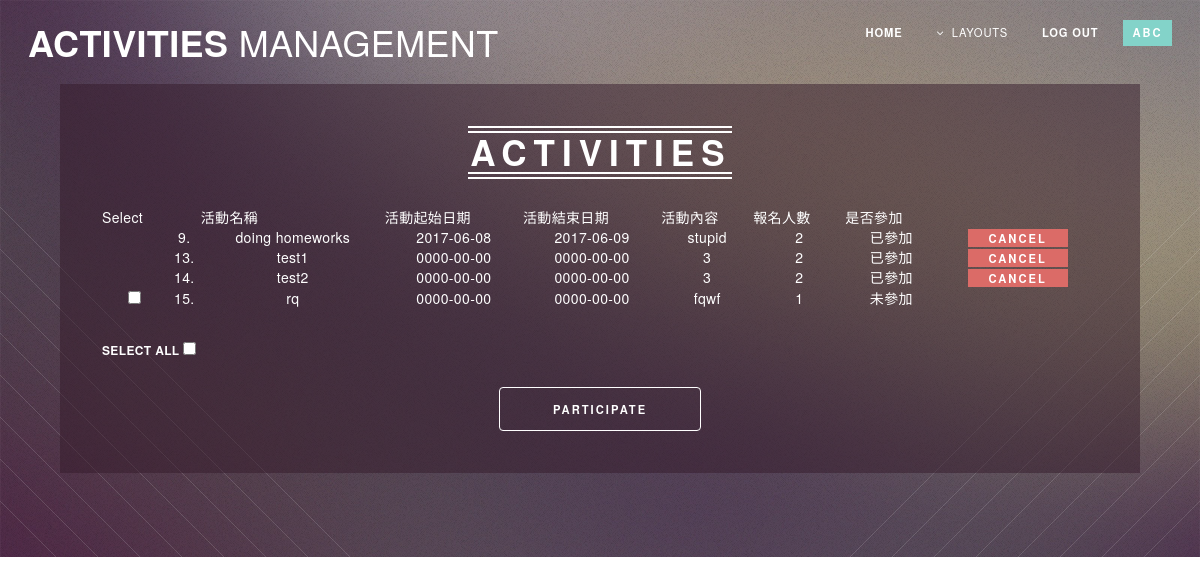
/activity.php (signed in), run on the app's committed database.
### tables this page shows
CREATE TABLE `activity` (
  `member_id` int(5) NOT NULL,
  `activity_name` text NOT NULL,
  `activity_startdate` date NOT NULL,
  `activity_enddate` date NOT NULL,
  `activity_id` int(100) NOT NULL,
  `activity_subscribe` varchar(200) NOT NULL
);

### activity.php (the view, shortened to what this page needs)
<!DOCTYPE HTML>
<html>
<head>
    <link rel="stylesheet" href="assets/css/main.css" />
    <link rel="stylesheet" type="text/css" href="bootstrap-3.3.5-dist/css/bootstrap.min.css"/>
</head>
<body class="index">
    <div id="page-wrapper">
        <?php include("menu.php"); ?>
        <section id="banner">
            <div class="inner">
                <header>
                    <h2>ACTIVITIES</h2>
                </header>
                <?php
                $host="127.0.0.1";
                $user="root";
                $pass="";
                $dbname="register";
                $db= new PDO("mysql::host=$host;dbname=$dbname",$user,$pass);
                $sql="select * from `activity`";
                $result=$db->query($sql);
                $result->setfetchmode(PDO::FETCH_ASSOC);
                ?>
                <form name="form" action="participate_checkbox.php" method="post" onsubmit="return participateConfirm();"/>
                    <table style="margin:auto;">
                        <thead>
                        <tr>
                            <th>Select</th>
                            <th> </th>
                            <th>活動名稱</th>
                            <th>活動起始日期</th>
                            <th>活動結束日期</th>
                            <th>活動內容</th>
                            <th>報名人數</th>
                            <th>是否參加</th>
                            <th></th>
                        </tr>
                        </thead>
                        <?php
                        while( $row=$result->fetch())
                        {
                            $sql="SELECT *  FROM user_activity WHERE activity_id =".$row['activity_id'];
                            $column_count=($db->query($sql))->rowCount();
                            $sql="SELECT * FROM user_activity WHERE activity_id =".$row['activity_id']
                            ."&& username ='".$_SESSION['username']."'";
                            $participate=($db->query($sql))->rowCount();
                            $if_participate =($participate!=0)?("已參加"):("未參加");
                            $sql="SELECT id FROM user_activity WHERE activity_id =".$row['activity_id']
                            ."&& username ='".$_SESSION['username']."'";
                            $r=$db->query($sql);
                            $ua=$r->fetch(PDO::FETCH_ASSOC);
                            $ua_id=$ua['id'];
                        ?>
                        <tr>
                            <?php
                            if($participate==0){
                            ?>
                            <td align="center"><input type="checkbox" name="checked_id[]" class="checkbox" value="<?php echo $row['activity_id']; ?>"/></td>
                            <?php }else{ ?>
                            <td></td>
                            <?php } ?>
                            <td><?php echo $row['activity_id']; ?>.</td>
                            <td><?php echo $row['activity_name']; ?></td>
                            <td><?php echo $row['activity_startdate']; ?></td>
                            <td><?php echo $row['activity_enddate']; ?></td>
                            <td><?php echo $row['activity_subscribe']; ?></td>
                            <td><?php echo $column_count;?></td>
                            <td><?php echo $if_participate;?></td>
                            <?php
                            if($participate!=0){
                            ?>
                            <td><button type="submit" class="button special" style="min-width:100px; line-height:inherit; background:#db6b67; border-color:#db6b67;" name="cancel_participate_submit" value="<?php echo $ua_id; ?>">CANCEL</button></td>
                            <?php }else{ ?>
                            <td></td>
                            <?php } ?>
                        </tr>
                        <?php
                        }
                        ?>
                 </table>
                        <br/>
                        <h6 align="left"><strong>Select All <input type="checkbox" name="select_all" id="select_all" value=""/></strong></h6>
                        <br/>
                        <input type="submit" class="btn btn-danger" name="bulk_participate_submit" value="participate"/>
            </div>
        </section>
</body>
</html>

### menu.php (shortened to what this page needs)
<?php
$conn=new mysqli('localhost','root','','register');
$sql1="SELECT permission FROM student where member_account='" .$_SESSION['username']. "'";
$result=$conn->query($sql1);
$row = mysqli_fetch_array($result);
?>
<header id="header" class="alt">
    <h1 id="logo"><a href="">Activities <span>Management</span></a></h1>
    <?php
    	if($row['permission']=='1'){
    ?>
    <nav id="nav">
        <ul>
            <li class="current"><a href="index2.php">Home</a></li>
            <li class="submenu">
                <a href="#">Layouts</a>
                </li>
            <?php
                if(isset($_SESSION['username'])){
                if($_SESSION['username']!=null){
            ?>
            <li class="current"><a href="logout.php">Log Out</a></li>
            <li><a href="profile.php" class="button special">
                <?php
                    echo $_SESSION['username'];
                    }}
                    else{
                        echo '<a href="signin.php"><strong>SIGN IN</strong></a>';
                    }
                ?>
            </a></li>
        </ul>
    </nav>
    <?php }?>
</header>

### activity.php (style rules this page uses)
div.inner { height: 90%; width: 90%; top: 0; left: 0; }

### data on the page
activity: activity_id "9", activity_name "doing homeworks", activity_startdate "2017-06-08", activity_enddate "2017-06-09", activity_subscribe "stupid", column_count "2", if_participate "已參加", $ua_id 58 (drawn)
activity: activity_id "13", activity_name "test1", activity_startdate "0000-00-00", activity_enddate "0000-00-00", activity_subscribe "3", column_count "2", if_participate "已參加", $ua_id 60 (drawn)
activity: activity_id "14", activity_name "test2", activity_startdate "0000-00-00", activity_enddate "0000-00-00", activity_subscribe "3", column_count "2", if_participate "已參加", $ua_id 59 (drawn)
activity: activity_id "15", activity_name "rq", activity_startdate "0000-00-00", activity_enddate "0000-00-00", activity_subscribe "fqwf", column_count "1", if_participate "未參加"

### other printed values
$_SESSION['username'] "ABC"
